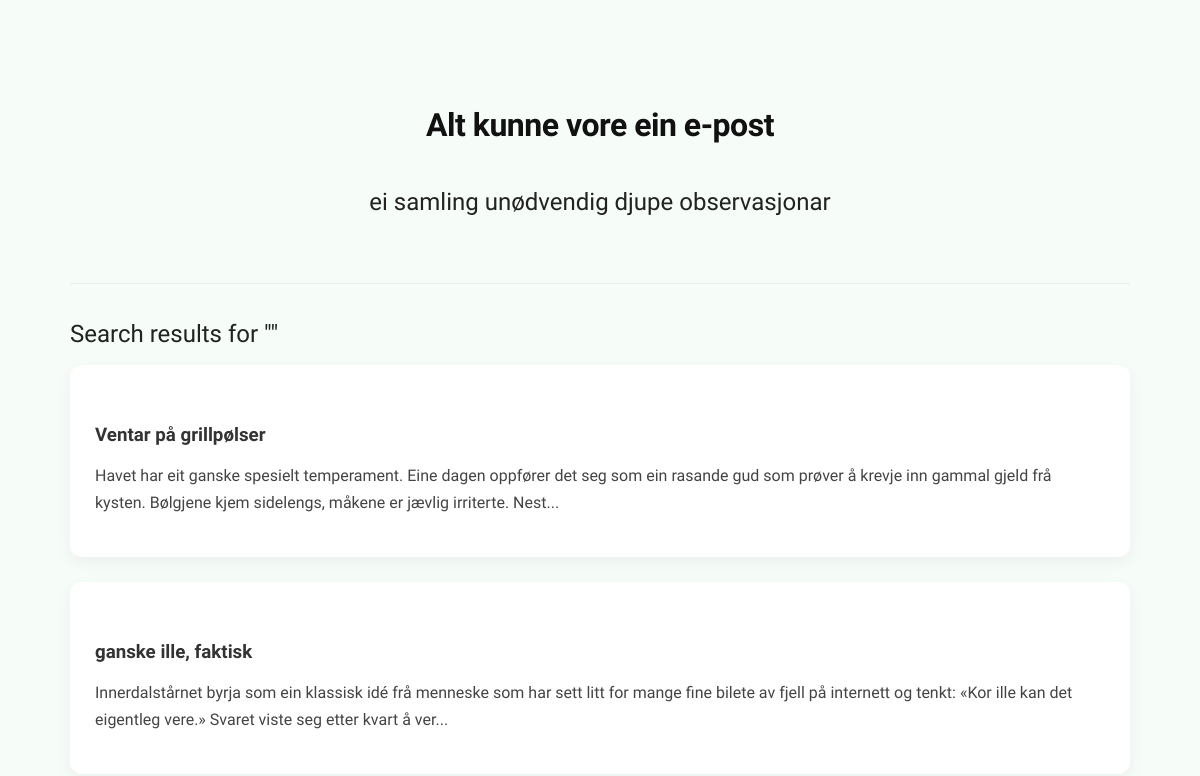
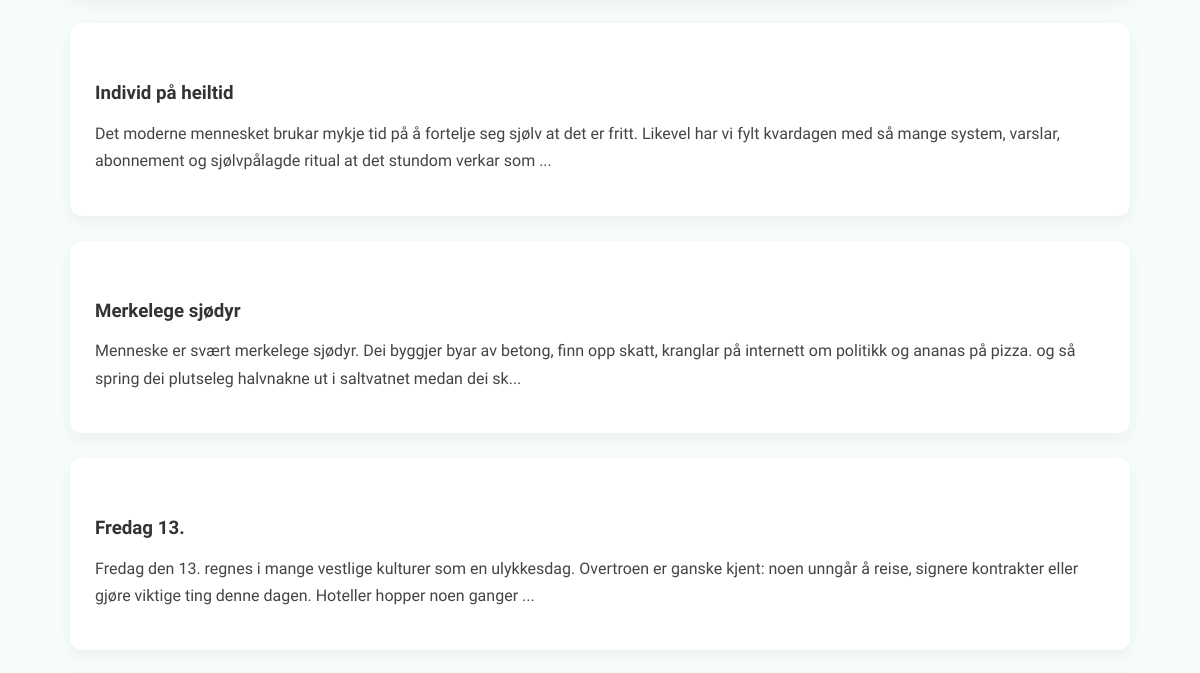
Before: /search (upper part) with the older database file (2 pictures, top to bottom).
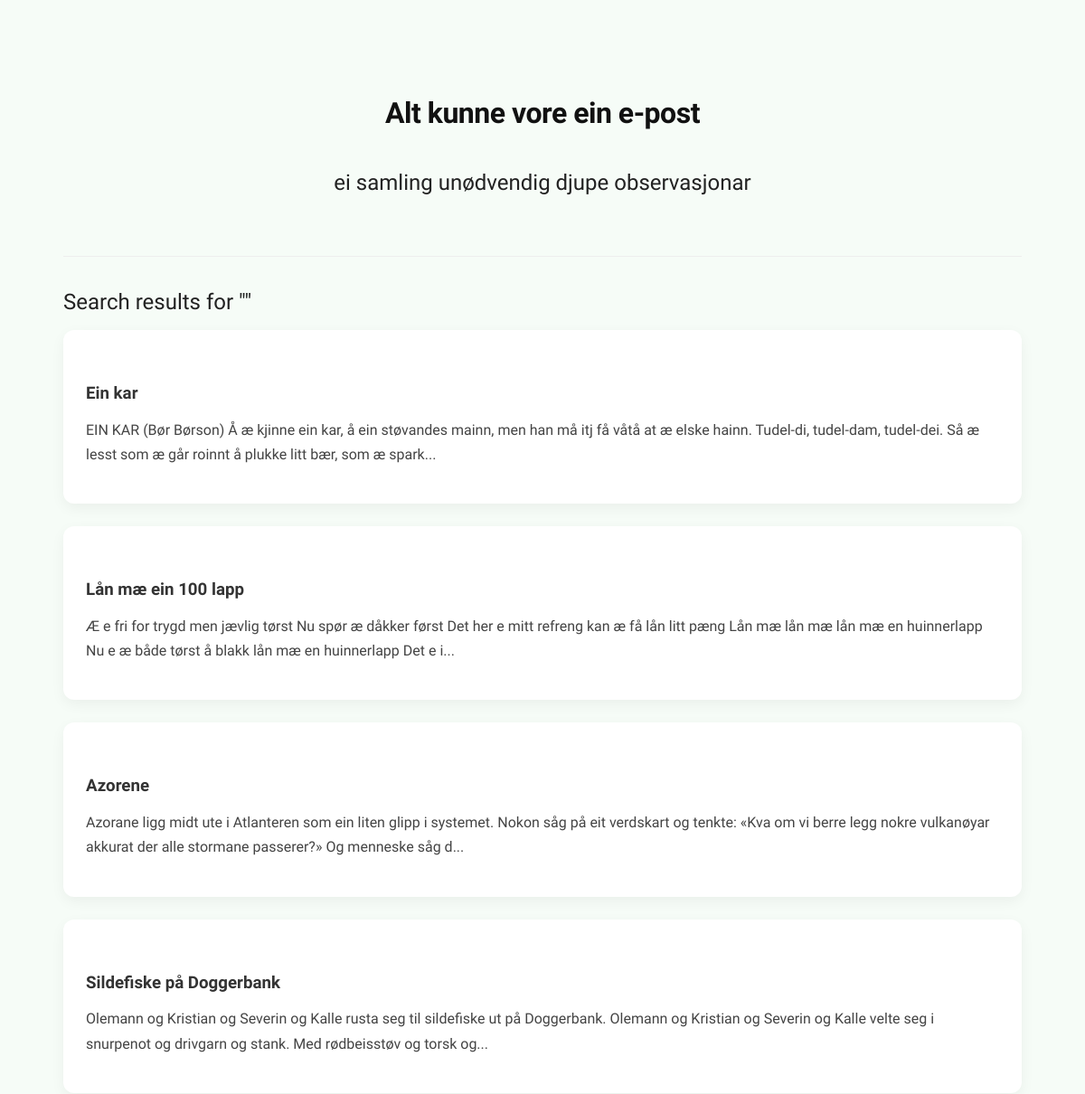
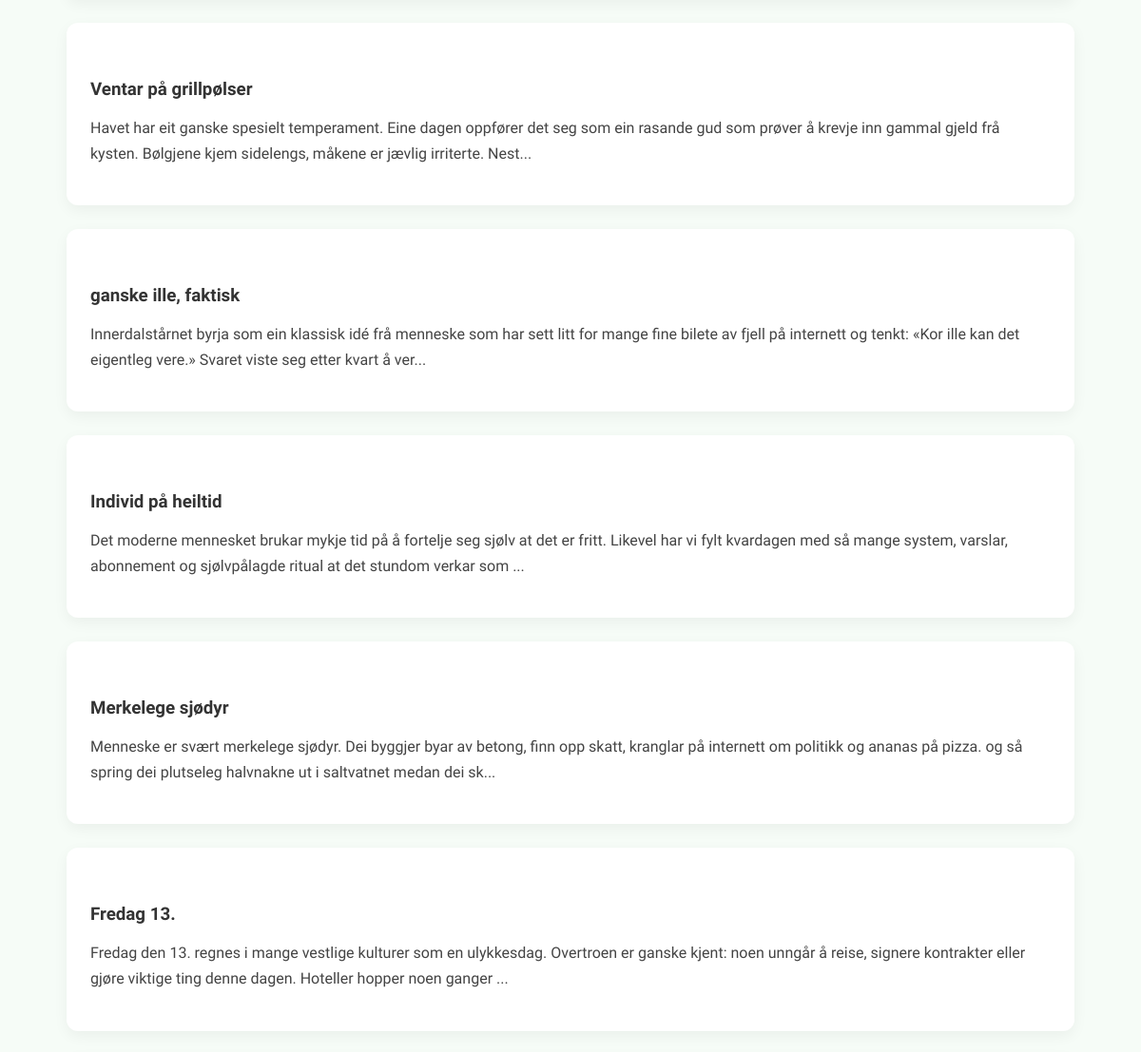
After: the same page with the newer database file (2 pictures, top to bottom).
### tables this page shows
CREATE TABLE posts (
    id INTEGER PRIMARY KEY AUTOINCREMENT,
    title TEXT NOT NULL,
    body TEXT NOT NULL,
    tags TEXT,
    image TEXT,
    created TIMESTAMP DEFAULT CURRENT_TIMESTAMP
);

### app.py (the view)
@app.route("/search")
def search():
    query = request.args.get("q", "").lower()
    posts = db.get_posts()
    results = []
    for post in posts:
        title = (post["title"] or "").lower()
        body = (post["body"] or "").lower()
        tags = (post["tags"] or "").lower()
        if (
            query in title
            or query in body
            or query in tags
        ):
            results.append(post)
    return render_template(
        "search_results.html",
        posts=results,
        query=query
    )

### db.py (called while the page is built)
def get_db():
    conn = sqlite3.connect(DATABASE)
    conn.row_factory = sqlite3.Row
    return conn

def get_posts():
    conn = get_db()
    posts = conn.execute("""
    SELECT
        posts.*,
        COUNT(comments.id) AS comment_count
    FROM posts
    LEFT JOIN comments
    ON posts.id = comments.post_id
    GROUP BY posts.id
    ORDER BY posts.created DESC
""").fetchall()
    conn.close()
    return posts

### templates/search_results.html
{% extends "base.html" %}
{% block content %}
<h2>Search results for "{{ query }}"</h2>
{% if posts %}
    {% for post in posts %}
        <div class="post-card">
            <h3>
                <a href="{{ url_for('post', post_id=post['id']) }}">
                    {{ post["title"] }}
                </a>
            </h3>
            <p>{{ post["body"][:200] }}...</p>
        </div>
    {% endfor %}
{% else %}
<p>Ingen resultater funnet.</p>
{% endif %}
{% endblock %}

Changed rows visible on the page:
added posts: title "Ein kar", body "EIN KAR (Bør Børson) Å æ kjinne ein kar, å ein støvandes mainn, men han må itj få våtå at æ elske hainn. Tudel-di, tudel-dam, tudel-dei. Så æ lesst som æ går roinnt å plukke litt bær, som æ spark"
added posts: title "Lån mæ ein 100 lapp", body "Æ e fri for trygd men jævlig tørst Nu spør æ dåkker først Det her e mitt refreng kan æ få lån litt pæng Lån mæ lån mæ lån mæ en huinnerlapp Nu e æ både tørst å blakk lån mæ en huinnerlapp Det e i"
added posts: title "Azorene", body "Azorane ligg midt ute i Atlanteren som ein liten glipp i systemet. Nokon såg på eit verdskart og tenkte: «Kva om vi berre legg nokre vulkanøyar akkurat der alle stormane passerer?» Og menneske såg d"
added posts: title "Sildefiske på Doggerbank", body "Olemann og Kristian og Severin og Kalle rusta seg til sildefiske ut på Doggerbank. Olemann og Kristian og Severin og Kalle velte seg i snurpenot og drivgarn og stank. Med rødbeisstøv og torsk og"
